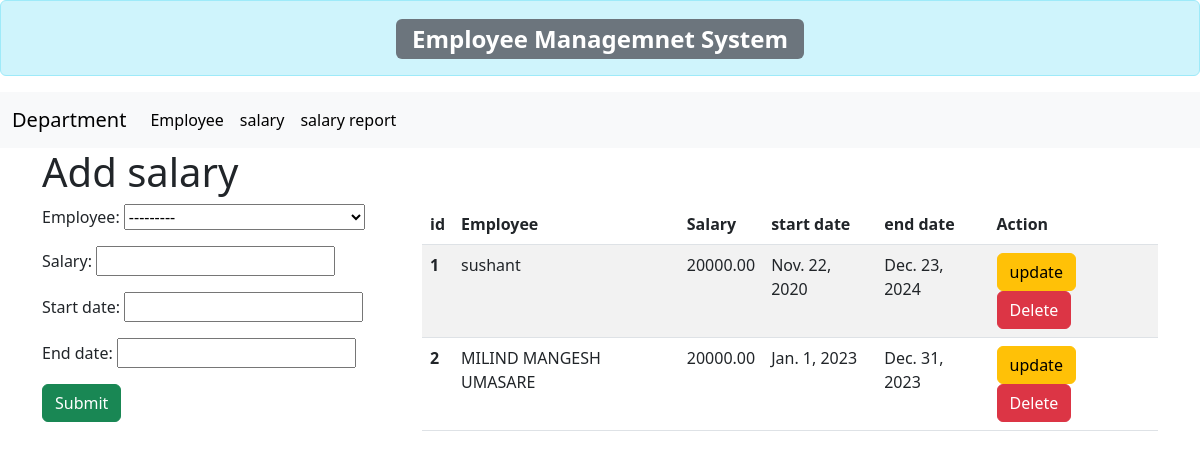
The page /add_salary/ on the database its author committed.
### employee_managenmentapp/models.py (models this page shows)
class EmployeeSalary(models.Model):
    employee = models.ForeignKey(Employee, on_delete=models.CASCADE)
    salary = models.DecimalField(max_digits=10, decimal_places=2)
    start_date = models.DateField()
    end_date = models.DateField()

class Employee(models.Model):
    name = models.CharField(max_length=100)
    email = models.EmailField()
    address = models.TextField()
    designation = models.CharField(max_length=20, choices=[('Associate', 'Associate'), ('TL', 'Team Lead'), ('Manager', 'Manager')])
    reporting_manager = models.ForeignKey('self', on_delete=models.SET_NULL, null=True, blank=True, limit_choices_to={'designation__in': ['TL', 'Manager']})
    department = models.ForeignKey(Department, on_delete=models.CASCADE)
    def __str__(self):
        return self.name

### employee_managenmentapp/views.py (the view)
# urls.py: path('add_salary/', v.add_salary, name='add_salary'),
def add_salary(request):
    if request.method=='POST':
        form=EmployeeSalaryForm(request.POST)
        if form.is_valid():
            form.save()
            return HttpResponseRedirect('/add_salary')
    else:
        form=EmployeeSalaryForm()
    data=EmployeeSalary.objects.all()
    return render(request,'add_salary.html', {'form':form, 'data':data})

### employee_managenmentapp/forms.py
class EmployeeSalaryForm(forms.ModelForm):
    class Meta:
        model = EmployeeSalary
        fields = '__all__'

### employee_managenmentapp/templates/add_salary.html (shortened to what this page needs)
{% extends 'base.html' %}
{% block content %}
<div class="container">
    <h1>Add salary</h1>
    <div class="row">
        <div class="col-4">
<form method="post">
    {{form.as_p}}
    <input type="submit" class="btn btn-success" value="Submit">
</form>
</div>
<div class="col-8">
<table class="table table-striped table-hover">
    <thead>
        <tr>
            <th scope="col">id</th>
            <th scope="col">Employee</th>
            <th scope="col">Salary</th>
            <th scope="col">start date</th>
            <th scope="col">end date</th>
            <th scope="col">Action</th>
        </tr>
    </thead>
    <tbody>
        <tr>
            {% for dt in data %}
            <th scope="row">{{ dt.id}}</th>
            <td>{{ dt.employee}}</td>
            <td>{{ dt.salary}}</td>
            <td>{{ dt.start_date}}</td>
            <td>{{ dt.end_date}}</td>
            <td><a href="{% url 'update_salary' dt.id %}" class="btn btn-warning">update</a>
            <form action="{% url 'delete_salary' dt.id %}" method="post" class="d-inline">
                <input type="submit" class="btn btn-danger" value="Delete">
            </form>
            </td>
        </tr>
        {% endfor %}
    </tbody>
</table>
</div>
</div>
</div>
{% endblock content %}

### rows shown on the page
EmployeeSalary: id "1", employee "sushant", salary "20000.00", start_date "Nov. 22, 2020", end_date "Dec. 23, 2024"
EmployeeSalary: id "2", employee "MILIND MANGESH UMASARE", salary "20000.00", start_date "Jan. 1, 2023", end_date "Dec. 31, 2023"
